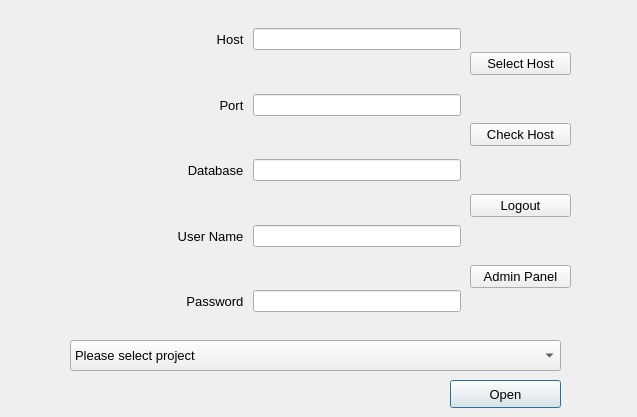
<?xml version="1.0" encoding="UTF-8"?>
<ui version="4.0">
 <class>Dialog</class>
 <widget class="QDialog" name="Dialog">
  <property name="geometry">
   <rect>
    <x>0</x>
    <y>0</y>
    <width>637</width>
    <height>417</height>
   </rect>
  </property>
  <property name="sizePolicy">
   <sizepolicy hsizetype="Minimum" vsizetype="Minimum">
    <horstretch>0</horstretch>
    <verstretch>0</verstretch>
   </sizepolicy>
  </property>
  <property name="minimumSize">
   <size>
    <width>637</width>
    <height>417</height>
   </size>
  </property>
  <property name="maximumSize">
   <size>
    <width>637</width>
    <height>417</height>
   </size>
  </property>
  <property name="font">
   <font>
    <stylestrategy>PreferAntialias</stylestrategy>
   </font>
  </property>
  <property name="windowTitle">
   <string>open remote database</string>
  </property>
  <property name="layoutDirection">
   <enum>Qt::RightToLeft</enum>
  </property>
  <widget class="QPushButton" name="pushButton">
   <property name="geometry">
    <rect>
     <x>450</x>
     <y>380</y>
     <width>111</width>
     <height>28</height>
    </rect>
   </property>
   <property name="font">
    <font>
     <pointsize>10</pointsize>
    </font>
   </property>
   <property name="text">
    <string>Open</string>
   </property>
  </widget>
  <widget class="QComboBox" name="comboBox">
   <property name="geometry">
    <rect>
     <x>70</x>
     <y>340</y>
     <width>491</width>
     <height>31</height>
    </rect>
   </property>
   <property name="font">
    <font>
     <pointsize>10</pointsize>
    </font>
   </property>
   <property name="layoutDirection">
    <enum>Qt::LeftToRight</enum>
   </property>
   <item>
    <property name="text">
     <string>Please select project</string>
    </property>
   </item>
  </widget>
  <widget class="QWidget" name="verticalLayoutWidget">
   <property name="geometry">
    <rect>
     <x>40</x>
     <y>10</y>
     <width>421</width>
     <height>321</height>
    </rect>
   </property>
   <layout class="QVBoxLayout" name="verticalLayout">
    <item>
     <layout class="QHBoxLayout" name="horizontalLayout_5">
      <item>
       <widget class="QLineEdit" name="lineEdit_4">
        <property name="enabled">
         <bool>true</bool>
        </property>
        <property name="sizePolicy">
         <sizepolicy hsizetype="Minimum" vsizetype="Fixed">
          <horstretch>0</horstretch>
          <verstretch>0</verstretch>
         </sizepolicy>
        </property>
       </widget>
      </item>
      <item>
       <widget class="QLabel" name="label">
        <property name="font">
         <font>
          <pointsize>10</pointsize>
         </font>
        </property>
        <property name="text">
         <string>Host </string>
        </property>
        <property name="alignment">
         <set>Qt::AlignRight|Qt::AlignTrailing|Qt::AlignVCenter</set>
        </property>
       </widget>
      </item>
     </layout>
    </item>
    <item>
     <layout class="QHBoxLayout" name="horizontalLayout_4">
      <item>
       <widget class="QLineEdit" name="lineEdit_5">
        <property name="sizePolicy">
         <sizepolicy hsizetype="Minimum" vsizetype="Fixed">
          <horstretch>0</horstretch>
          <verstretch>0</verstretch>
         </sizepolicy>
        </property>
       </widget>
      </item>
      <item>
       <widget class="QLabel" name="label_2">
        <property name="font">
         <font>
          <pointsize>10</pointsize>
          <stylestrategy>PreferAntialias</stylestrategy>
         </font>
        </property>
        <property name="text">
         <string>Port </string>
        </property>
        <property name="alignment">
         <set>Qt::AlignRight|Qt::AlignTrailing|Qt::AlignVCenter</set>
        </property>
       </widget>
      </item>
     </layout>
    </item>
    <item>
     <layout class="QHBoxLayout" name="horizontalLayout_3">
      <item>
       <widget class="QLineEdit" name="lineEdit">
        <property name="sizePolicy">
         <sizepolicy hsizetype="Minimum" vsizetype="Fixed">
          <horstretch>0</horstretch>
          <verstretch>0</verstretch>
         </sizepolicy>
        </property>
       </widget>
      </item>
      <item>
       <widget class="QLabel" name="label_3">
        <property name="font">
         <font>
          <pointsize>10</pointsize>
         </font>
        </property>
        <property name="text">
         <string>Database </string>
        </property>
        <property name="alignment">
         <set>Qt::AlignRight|Qt::AlignTrailing|Qt::AlignVCenter</set>
        </property>
       </widget>
      </item>
     </layout>
    </item>
    <item>
     <layout class="QHBoxLayout" name="horizontalLayout">
      <item>
       <widget class="QLineEdit" name="lineEdit_2">
        <property name="sizePolicy">
         <sizepolicy hsizetype="Minimum" vsizetype="Fixed">
          <horstretch>0</horstretch>
          <verstretch>0</verstretch>
         </sizepolicy>
        </property>
       </widget>
      </item>
      <item>
       <widget class="QLabel" name="label_4">
        <property name="font">
         <font>
          <pointsize>10</pointsize>
         </font>
        </property>
        <property name="text">
         <string>User Name </string>
        </property>
        <property name="alignment">
         <set>Qt::AlignRight|Qt::AlignTrailing|Qt::AlignVCenter</set>
        </property>
       </widget>
      </item>
     </layout>
    </item>
    <item>
     <layout class="QHBoxLayout" name="horizontalLayout_2">
      <item>
       <widget class="QLineEdit" name="lineEdit_3">
        <property name="sizePolicy">
         <sizepolicy hsizetype="Minimum" vsizetype="Fixed">
          <horstretch>0</horstretch>
          <verstretch>0</verstretch>
         </sizepolicy>
        </property>
       </widget>
      </item>
      <item>
       <widget class="QLabel" name="label_5">
        <property name="font">
         <font>
          <pointsize>10</pointsize>
         </font>
        </property>
        <property name="layoutDirection">
         <enum>Qt::RightToLeft</enum>
        </property>
        <property name="text">
         <string>Password </string>
        </property>
        <property name="alignment">
         <set>Qt::AlignRight|Qt::AlignTrailing|Qt::AlignVCenter</set>
        </property>
       </widget>
      </item>
     </layout>
    </item>
   </layout>
  </widget>
  <widget class="QWidget" name="verticalLayoutWidget_2">
   <property name="geometry">
    <rect>
     <x>470</x>
     <y>10</y>
     <width>101</width>
     <height>321</height>
    </rect>
   </property>
   <layout class="QVBoxLayout" name="verticalLayout_2">
    <item>
     <widget class="QPushButton" name="pushButton_3">
      <property name="font">
       <font>
        <pointsize>10</pointsize>
       </font>
      </property>
      <property name="text">
       <string>Select Host</string>
      </property>
     </widget>
    </item>
    <item>
     <widget class="QPushButton" name="pushButton_4">
      <property name="font">
       <font>
        <pointsize>10</pointsize>
       </font>
      </property>
      <property name="text">
       <string>Check Host</string>
      </property>
     </widget>
    </item>
    <item>
     <widget class="QPushButton" name="pushButton_5">
      <property name="font">
       <font>
        <pointsize>10</pointsize>
       </font>
      </property>
      <property name="text">
       <string>Logout</string>
      </property>
     </widget>
    </item>
    <item>
     <widget class="QPushButton" name="pushButton_2">
      <property name="font">
       <font>
        <pointsize>10</pointsize>
       </font>
      </property>
      <property name="text">
       <string>Admin Panel</string>
      </property>
     </widget>
    </item>
   </layout>
  </widget>
 </widget>
 <resources/>
 <connections/>
</ui>
